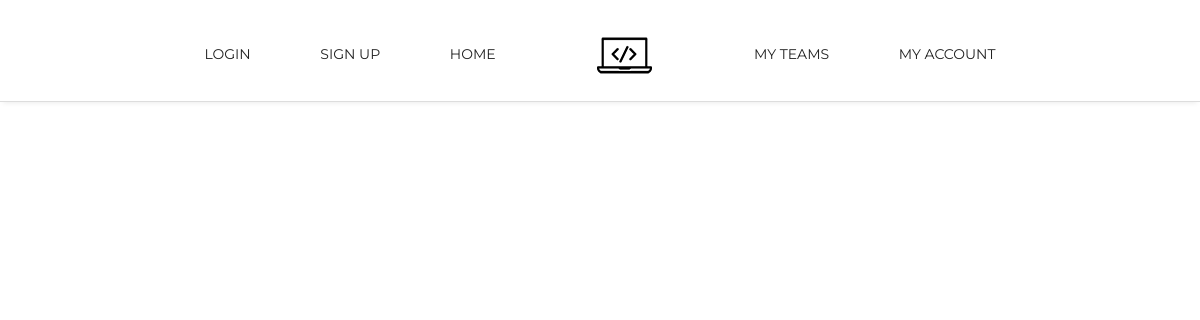
The app's page /courses, older data.
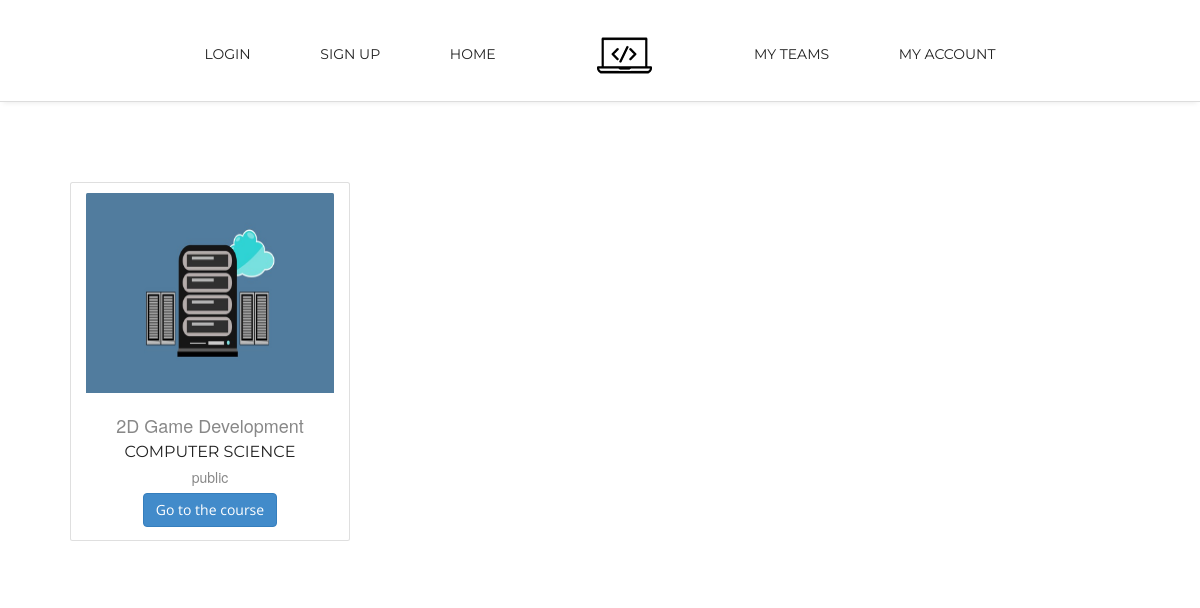
The same page, newer data.
### EpicCoders/models.py (models this page shows)
class Course(db.Model):
	id = db.Column(db.Integer, primary_key=True)
	course_name = db.Column(db.String(20), nullable=False)
	image = db.Column(db.String(20), nullable=False)
	description = db.Column(db.String(150), nullable=False)
	course_field = db.Column(db.String(60), nullable=False)
	course_accessibility = db.Column(db.String(20), nullable=False, default='public')
	course_unique_string = db.Column(db.String(20), nullable=False, unique=True)
	creator_id = db.Column(db.Integer, db.ForeignKey('user.id'), nullable=False)
	episodes = db.relationship('Episode', backref='course', lazy=True)
	subscribers = db.relationship('User', secondary=user_course_many_to_many,
		backref=db.backref('subscribed_to_courses', lazy=True), lazy='subquery')

### EpicCoders/routes.py (the view)
@app.route('/courses')
def courses():
	courses = Course.query.all()
	return render_template('courses.html', courses=courses, is_courses=True)

### EpicCoders/templates/courses.html (shortened to what this page needs)
{% extends "header.html" %}
{% block content %}
<nav class="main-nav-outer" id="test">
                <div class="container">
                    <ul class="main-nav">
                            {% if current_user.is_authenticated %}
							<li><a href="#">about the course system</a></li>
                            {% else %}
                            <li><a href="{{ url_for('login') }}">login</a></li>
                            <li><a href="{{ url_for('register') }}">sign up</a></li>
                            {% endif %}
							<li><a href="{{ url_for('Home') }}">Home</a></li>
							<li class="small-logo"><a href="{{ url_for('Home') }}"><img src="{{ url_for('static', filename='images/homeimges/small-logo.png') }}" alt=""></a></li>
							<li><a href="#">My Teams</a></li>
							<li><a href="{{ url_for('account') }}">my Account</a></li>
                    </ul>
                </div>
            </nav>
            <br /><br />
            <center>
                <main class="container p-10 ">
                    <div class="row p-3 align-items-center">
                        {% for course in courses %}
                            <div class="card col-xl-3 col-md-5 m-5  col-sm-9">
                                <img class="card-img-top Container-fluid mt-3" src="{{ url_for('static', filename='images/courses') }}/{{course.image}}" alt="Card image cap" height="200">
                                    <div class="card-body">
                                        <h4 class="card-title">{{ course.course_name }}</h4>
                                        <h3 class="card-title">{{ course.course_field }}</h3>
                                        <h5 class="card-title">{{ course.course_accessibility }}</h5>
                                        <a href="{{ url_for('course', course_id=course.id) }}" class="btn btn-primary">Go to the course</a>
                                    </div>
                                </div>
                        {% endfor %}
        </center>
{% endblock content %}

Row changes from the older to the newer data that the page shows:
added Course: image (picture), course_name "2D Game Development", course_field "COMPUTER SCIENCE", course_accessibility "public"
